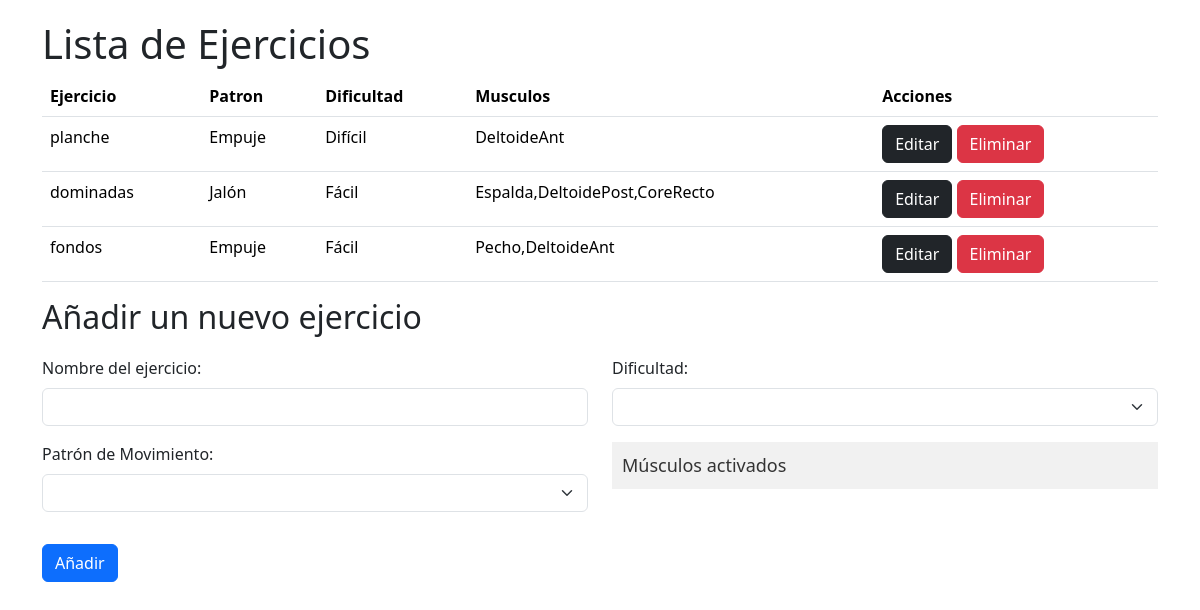
The page / on the database its author committed.
### tables this page shows
CREATE TABLE exercises (
            id INTEGER PRIMARY KEY AUTOINCREMENT,
            nombre TEXT NOT NULL,
            patron TEXT NOT NULL,
            dificultad TEXT NOT NULL,
            musculos TEXT NOT NULL
        );

### main.py (the view)
@app.route('/')
def index():
        conn = connect_db()
        cursor = conn.cursor()
        cursor.execute('SELECT * FROM exercises')
        exercises = cursor.fetchall()
        conn.close()
        return render_template('index.html', exercises=exercises)

### main.py (called while the page is built)
def connect_db():
        conn = sqlite3.connect('exercises.db')
        return conn

### templates/index.html (shortened to what this page needs)
<!DOCTYPE html>
<html lang="es">
<head>
    <link rel="stylesheet" href="{{ url_for('static', filename='css/style.css') }}">
    <link href="https://cdn.jsdelivr.net/npm/bootstrap@5.3.3/dist/css/bootstrap.min.css" rel="stylesheet">
</head>
<body>
    <div class="container">
        <h1>Lista de Ejercicios</h1>
        <table class="table">
            <thead>
              <tr>
                <th scope="col">Ejercicio</th>
                <th scope="col">Patron</th>
                <th scope="col">Dificultad</th>
                <th scope="col">Musculos</th>
                <th scope="col">Acciones</th>
              </tr>
            </thead>
            <tbody>
                {% for exercise in exercises %}
              <tr>
                <td>{{ exercise[1] }}</td>
                <td>{{ exercise[2] }}</td>
                <td>{{ exercise[3] }}</td>
                <td>{{ exercise[4] }}</td>
                <td>
                    <a href="{{ url_for('edit_exercise', exercise_id=exercise[0]) }}" class="btn btn-dark">Editar</a>
                    <a href="{{ url_for('delete_exercise', exercise_id=exercise[0]) }}"
                       onclick="return confirm('¿Estás seguro de que deseas eliminar este ejercicio?');"
                       class="btn btn-danger">
                       Eliminar
                    </a>
                </td>
              </tr>
              {% endfor %}
            </tbody>
        </table>
    <h2>Añadir un nuevo ejercicio</h2>
    <form action="{{ url_for('add_exercise') }}" method="POST">
        <div class="row">
            <div class="col-md-6">
                <div class="mb-3">
                    <label for="nombre" class="form-label">Nombre del ejercicio:</label>
                    <input type="text" name="nombre" id="nombre" required minlength="3" maxlength="40" class="form-control">
                </div>
                <div class="mb-3">
                    <label for="patron" class="form-label">Patrón de Movimiento:</label>
                    <select name="patron" id="patron" required class="form-select">
                        <option value=""> </option>
                        <option value="Empuje">Empuje</option>
                    </select>
                </div>
            </div>
            <div class="col-md-6">
                <div class="mb-3">
                    <label for="dificultad" class="form-label">Dificultad:</label>
                    <select name="dificultad" id="dificultad" required class="form-select">
                        <option value=""> </option>
                        <option value="Fácil">Fácil</option>
                    </select>
                </div>
                <button type="button" class="collapsible">Músculos activados</button>
            </div>
        </div>
        <button type="submit" class="btn btn-primary mt-3">Añadir</button>
    </form>
    </div>
</body>
</html>

### static/css/style.css (style rules this page uses)
body { background-color: #f8f9fa; }
h1 { color: #343a40; }
form { margin-top: 20px; }
form input, form select { margin-bottom: 10px; }
.container { padding: 20px; }
.collapsible { background-color: #f1f1f1; color: #333; cursor: pointer; padding: 10px; width: 100%; border: none; text-align: left; outline: none; font-size: 18px; margin-bottom: 10px; }

### rows shown on the page
exercises: nombre "planche", patron "Empuje", dificultad "Difícil", musculos "DeltoideAnt"
exercises: nombre "dominadas", patron "Jalón", dificultad "Fácil", musculos "Espalda,DeltoidePost,CoreRecto"
exercises: nombre "fondos", patron "Empuje", dificultad "Fácil", musculos "Pecho,DeltoideAnt"
